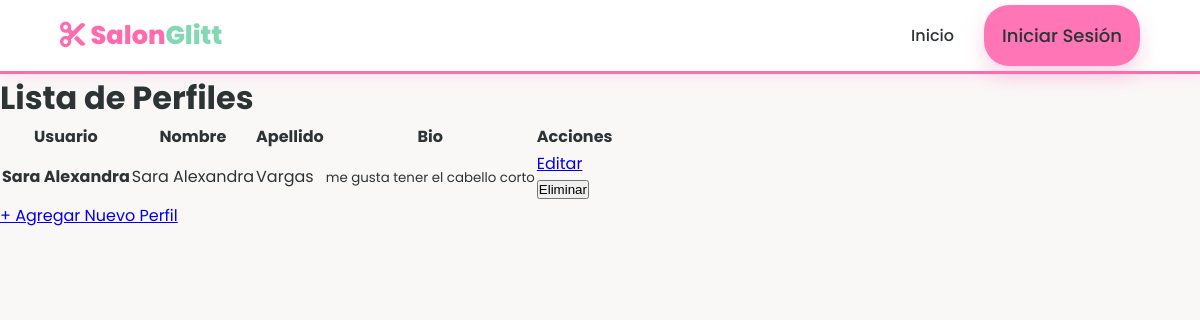
The app's page /perfil/ with its own data.
### app/models/perfil.py (models this page shows, shortened)
class Perfil(db.Model):
    __tablename__ = 'perfiles'
    id = db.Column(db.Integer, primary_key=True)
    nombre = db.Column(db.String(50), nullable=False)
    apellido = db.Column(db.String(50), nullable=True)
    bio = db.Column(db.Text, nullable=True)
    idusuario = db.Column(db.Integer, db.ForeignKey('usuario.idusuario'), nullable=False, unique=True)
    user = db.relationship('User', back_populates='perfil_asociado')

### app/models/usuario.py (models this page shows, shortened)
class User(db.Model, UserMixin):
    __tablename__='usuario'
    idusuario = db.Column(db.Integer, primary_key=True)
    nombreuser = db.Column(db.String(100), unique=True, nullable=False)
    email = db.Column(db.String(100), unique=True, nullable=False)
    password_hash = db.Column(db.String(250), nullable=False)
    telefono = db.Column(db.String(20), nullable=True)
    rol = db.Column(db.String(20), nullable=False, default='cliente')
    citas = db.relationship('Citas', backref='cliente', lazy=True)
    perfil_asociado = db.relationship('Perfil', back_populates='user', uselist=False)
    agenda = db.relationship('Agenda', back_populates='usuario', uselist=False)
    recordatorios = db.relationship('Recordatorios', backref='cliente', lazy=True)

### app/routes/perfil_route.py (the view)
@bp.route('/')
def index():
    perfiles = Perfil.query.all()
    return render_template('perfil/index.html', perfiles=perfiles)

### app/templates/perfil/index.html
{% extends "base.html" %}
{% block body_class %}profile-page{% endblock %}
{% block extra_css %}
    <link rel="stylesheet" href="{{ url_for('static', filename='css/perfil.css') }}">
{% endblock %}
{% block content %}
<div class="container mt-4">
    <h1 class="mb-4">Lista de Perfiles</h1>
    <table class="table table-hover shadow-sm">
        <thead class="table-dark">
            <tr>
                <th>Usuario</th>
                <th>Nombre</th>
                <th>Apellido</th>
                <th>Bio</th>
                <th>Acciones</th>
            </tr>
        </thead>
        <tbody>
            {% for perfil in perfiles %}
            <tr>
                <td><strong>{{ perfil.user.nombreuser }}</strong></td>
                <td>{{ perfil.nombre }}</td>
                <td>{{ perfil.apellido }}</td>
                <td><small>{{ perfil.bio[:50] }}{% if perfil.bio|length > 50 %}...{% endif %}</small></td>
                <td>
                    <div class="d-flex gap-2">
                        <a href="{{ url_for('perfil.edit', id=perfil.id) }}" class="btn btn-sm btn-primary">Editar</a>
                        <form action="{{ url_for('perfil.delete', id=perfil.id) }}" method="POST" onsubmit="return confirm('¿Eliminar perfil?')">
                            <button type="submit" class="btn btn-sm btn-danger">Eliminar</button>
                        </form>
                    </div>
                </td>
            </tr>
            {% else %}
            <tr>
                <td colspan="5" class="text-center text-muted">No hay perfiles registrados.</td>
            </tr>
            {% endfor %}
        </tbody>
    </table>
    <a href="{{ url_for('perfil.add') }}" class="btn btn-success rounded-pill mt-4">
    + Agregar Nuevo Perfil
</a>
</div>
{% endblock %}

### app/static/css/style.css (style rules this page uses)
:root { --primary-color: #ff6bad; --secondary-color: #f8a5c2; --accent-color: #82d8b0; --dark-text: #2d3436; --light-bg: #fff5f8; --white: #ffffff; }
* { margin: 0; padding: 0; box-sizing: border-box; }
html, body { height: 100%; font-family: 'Segoe UI', Tahoma, Geneva, Verdana, sans-serif; background-color: var(--light-bg); color: var(--dark-text); }

### app/static/css/perfil.css (style rules this page uses)
body.profile-page { --rosa-metalico-light: #f5d0cc; --rosa-metalico-base: #e5b0a3; --rosa-metalico-dark: #c58e7f; --rosa-metalico-gradient: linear-gradient(135deg, #e5b0a3 0%, #f5d0cc 50%, #c58e7f 100%); --text-color: #4a4a4a; --bg-body: #faf7f7; --gold-accent: #d4a373; --glass-bg: rgba(255, 250, 250, 0.75); --glass-border: rgba(255, 255, 255, 0.4); --shadow: 0 8px 32px rgba(224, 176, 176, 0.1); font-family: 'Poppins', sans-serif; background-color: #faf7f7; }

### records on screen
Perfil: user.nombreuser "Sara Alexandra", nombre "Sara Alexandra", apellido "Vargas", bio "me gusta tener el cabello corto"
